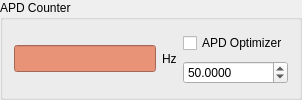
         <widget class="QGroupBox" name="groupBox_apd">
          <property name="title">
           <string>APD Counter</string>
          </property>
          <layout class="QGridLayout" name="gridLayout_5">
           <item row="0" column="3">
            <widget class="QCheckBox" name="apd_optimize_startstop_checkBox">
             <property name="text">
              <string>APD Optimizer</string>
             </property>
            </widget>
           </item>
           <item row="1" column="3">
            <widget class="QDoubleSpinBox" name="apd_counter_int_doubleSpinBox">
             <property name="suffix">
              <string/>
             </property>
             <property name="decimals">
              <number>4</number>
             </property>
             <property name="minimum">
              <double>1.000000000000000</double>
             </property>
             <property name="maximum">
              <double>1000.000000000000000</double>
             </property>
             <property name="value">
              <double>50.000000000000000</double>
             </property>
            </widget>
           </item>
           <item row="0" column="0" rowspan="2" colspan="2">
            <widget class="QLineEdit" name="apd_counter_output_lineEdit">
             <property name="palette">
              <palette>
               <active>
                <colorrole role="WindowText">
                 <brush brushstyle="SolidPattern">
                  <color alpha="255">
                   <red>0</red>
                   <green>0</green>
                   <blue>0</blue>
                  </color>
                 </brush>
                </colorrole>
                <colorrole role="Button">
                 <brush brushstyle="SolidPattern">
                  <color alpha="255">
                   <red>232</red>
                   <green>146</green>
                   <blue>120</blue>
                  </color>
                 </brush>
                </colorrole>
                <colorrole role="Light">
                 <brush brushstyle="SolidPattern">
                  <color alpha="255">
                   <red>255</red>
                   <green>232</green>
                   <blue>225</blue>
                  </color>
                 </brush>
                </colorrole>
                <colorrole role="Midlight">
                 <brush brushstyle="SolidPattern">
                  <color alpha="255">
                   <red>243</red>
                   <green>189</green>
                   <blue>172</blue>
                  </color>
                 </brush>
                </colorrole>
                <colorrole role="Dark">
                 <brush brushstyle="SolidPattern">
                  <color alpha="255">
                   <red>116</red>
                   <green>73</green>
                   <blue>60</blue>
                  </color>
                 </brush>
                </colorrole>
                <colorrole role="Mid">
                 <brush brushstyle="SolidPattern">
                  <color alpha="255">
                   <red>155</red>
                   <green>97</green>
                   <blue>80</blue>
                  </color>
                 </brush>
                </colorrole>
                <colorrole role="Text">
                 <brush brushstyle="SolidPattern">
                  <color alpha="255">
                   <red>0</red>
                   <green>0</green>
                   <blue>0</blue>
                  </color>
                 </brush>
                </colorrole>
                <colorrole role="BrightText">
                 <brush brushstyle="SolidPattern">
                  <color alpha="255">
                   <red>255</red>
                   <green>255</green>
                   <blue>255</blue>
                  </color>
                 </brush>
                </colorrole>
                <colorrole role="ButtonText">
                 <brush brushstyle="SolidPattern">
                  <color alpha="255">
                   <red>0</red>
                   <green>0</green>
                   <blue>0</blue>
                  </color>
                 </brush>
                </colorrole>
                <colorrole role="Base">
                 <brush brushstyle="SolidPattern">
                  <color alpha="255">
                   <red>232</red>
                   <green>146</green>
                   <blue>120</blue>
                  </color>
                 </brush>
                </colorrole>
                <colorrole role="Window">
                 <brush brushstyle="SolidPattern">
                  <color alpha="255">
                   <red>232</red>
                   <green>146</green>
                   <blue>120</blue>
                  </color>
                 </brush>
                </colorrole>
                <colorrole role="Shadow">
                 <brush brushstyle="SolidPattern">
                  <color alpha="255">
                   <red>0</red>
                   <green>0</green>
                   <blue>0</blue>
                  </color>
                 </brush>
                </colorrole>
                <colorrole role="AlternateBase">
                 <brush brushstyle="SolidPattern">
                  <color alpha="255">
                   <red>243</red>
                   <green>200</green>
                   <blue>187</blue>
                  </color>
                 </brush>
                </colorrole>
                <colorrole role="ToolTipBase">
                 <brush brushstyle="SolidPattern">
                  <color alpha="255">
                   <red>255</red>
                   <green>255</green>
                   <blue>220</blue>
                  </color>
                 </brush>
                </colorrole>
                <colorrole role="ToolTipText">
                 <brush brushstyle="SolidPattern">
                  <color alpha="255">
                   <red>0</red>
                   <green>0</green>
                   <blue>0</blue>
                  </color>
                 </brush>
                </colorrole>
               </active>
               <inactive>
                <colorrole role="WindowText">
                 <brush brushstyle="SolidPattern">
                  <color alpha="255">
                   <red>0</red>
                   <green>0</green>
                   <blue>0</blue>
                  </color>
                 </brush>
                </colorrole>
                <colorrole role="Button">
                 <brush brushstyle="SolidPattern">
                  <color alpha="255">
                   <red>232</red>
                   <green>146</green>
                   <blue>120</blue>
                  </color>
                 </brush>
                </colorrole>
                <colorrole role="Light">
                 <brush brushstyle="SolidPattern">
                  <color alpha="255">
                   <red>255</red>
                   <green>232</green>
                   <blue>225</blue>
                  </color>
                 </brush>
                </colorrole>
                <colorrole role="Midlight">
                 <brush brushstyle="SolidPattern">
                  <color alpha="255">
                   <red>243</red>
                   <green>189</green>
                   <blue>172</blue>
                  </color>
                 </brush>
                </colorrole>
                <colorrole role="Dark">
                 <brush brushstyle="SolidPattern">
                  <color alpha="255">
                   <red>116</red>
                   <green>73</green>
                   <blue>60</blue>
                  </color>
                 </brush>
                </colorrole>
                <colorrole role="Mid">
                 <brush brushstyle="SolidPattern">
                  <color alpha="255">
                   <red>155</red>
                   <green>97</green>
                   <blue>80</blue>
                  </color>
                 </brush>
                </colorrole>
                <colorrole role="Text">
                 <brush brushstyle="SolidPattern">
                  <color alpha="255">
                   <red>0</red>
                   <green>0</green>
                   <blue>0</blue>
                  </color>
                 </brush>
                </colorrole>
                <colorrole role="BrightText">
                 <brush brushstyle="SolidPattern">
                  <color alpha="255">
                   <red>255</red>
                   <green>255</green>
                   <blue>255</blue>
                  </color>
                 </brush>
                </colorrole>
                <colorrole role="ButtonText">
                 <brush brushstyle="SolidPattern">
                  <color alpha="255">
                   <red>0</red>
                   <green>0</green>
                   <blue>0</blue>
                  </color>
                 </brush>
                </colorrole>
                <colorrole role="Base">
                 <brush brushstyle="SolidPattern">
                  <color alpha="255">
                   <red>232</red>
                   <green>146</green>
                   <blue>120</blue>
                  </color>
                 </brush>
                </colorrole>
                <colorrole role="Window">
                 <brush brushstyle="SolidPattern">
                  <color alpha="255">
                   <red>232</red>
                   <green>146</green>
                   <blue>120</blue>
                  </color>
                 </brush>
                </colorrole>
                <colorrole role="Shadow">
                 <brush brushstyle="SolidPattern">
                  <color alpha="255">
                   <red>0</red>
                   <green>0</green>
                   <blue>0</blue>
                  </color>
                 </brush>
                </colorrole>
                <colorrole role="AlternateBase">
                 <brush brushstyle="SolidPattern">
                  <color alpha="255">
                   <red>243</red>
                   <green>200</green>
                   <blue>187</blue>
                  </color>
                 </brush>
                </colorrole>
                <colorrole role="ToolTipBase">
                 <brush brushstyle="SolidPattern">
                  <color alpha="255">
                   <red>255</red>
                   <green>255</green>
                   <blue>220</blue>
                  </color>
                 </brush>
                </colorrole>
                <colorrole role="ToolTipText">
                 <brush brushstyle="SolidPattern">
                  <color alpha="255">
                   <red>0</red>
                   <green>0</green>
                   <blue>0</blue>
                  </color>
                 </brush>
                </colorrole>
               </inactive>
               <disabled>
                <colorrole role="WindowText">
                 <brush brushstyle="SolidPattern">
                  <color alpha="255">
                   <red>116</red>
                   <green>73</green>
                   <blue>60</blue>
                  </color>
                 </brush>
                </colorrole>
                <colorrole role="Button">
                 <brush brushstyle="SolidPattern">
                  <color alpha="255">
                   <red>232</red>
                   <green>146</green>
                   <blue>120</blue>
                  </color>
                 </brush>
                </colorrole>
                <colorrole role="Light">
                 <brush brushstyle="SolidPattern">
                  <color alpha="255">
                   <red>255</red>
                   <green>232</green>
                   <blue>225</blue>
                  </color>
                 </brush>
                </colorrole>
                <colorrole role="Midlight">
                 <brush brushstyle="SolidPattern">
                  <color alpha="255">
                   <red>243</red>
                   <green>189</green>
                   <blue>172</blue>
                  </color>
                 </brush>
                </colorrole>
                <colorrole role="Dark">
                 <brush brushstyle="SolidPattern">
                  <color alpha="255">
                   <red>116</red>
                   <green>73</green>
                   <blue>60</blue>
                  </color>
                 </brush>
                </colorrole>
                <colorrole role="Mid">
                 <brush brushstyle="SolidPattern">
                  <color alpha="255">
                   <red>155</red>
                   <green>97</green>
                   <blue>80</blue>
                  </color>
                 </brush>
                </colorrole>
                <colorrole role="Text">
                 <brush brushstyle="SolidPattern">
                  <color alpha="255">
                   <red>116</red>
                   <green>73</green>
                   <blue>60</blue>
                  </color>
                 </brush>
                </colorrole>
                <colorrole role="BrightText">
                 <brush brushstyle="SolidPattern">
                  <color alpha="255">
                   <red>255</red>
                   <green>255</green>
                   <blue>255</blue>
                  </color>
                 </brush>
                </colorrole>
                <colorrole role="ButtonText">
                 <brush brushstyle="SolidPattern">
                  <color alpha="255">
                   <red>116</red>
                   <green>73</green>
                   <blue>60</blue>
                  </color>
                 </brush>
                </colorrole>
                <colorrole role="Base">
                 <brush brushstyle="SolidPattern">
                  <color alpha="255">
                   <red>232</red>
                   <green>146</green>
                   <blue>120</blue>
                  </color>
                 </brush>
                </colorrole>
                <colorrole role="Window">
                 <brush brushstyle="SolidPattern">
                  <color alpha="255">
                   <red>232</red>
                   <green>146</green>
                   <blue>120</blue>
                  </color>
                 </brush>
                </colorrole>
                <colorrole role="Shadow">
                 <brush brushstyle="SolidPattern">
                  <color alpha="255">
                   <red>0</red>
                   <green>0</green>
                   <blue>0</blue>
                  </color>
                 </brush>
                </colorrole>
                <colorrole role="AlternateBase">
                 <brush brushstyle="SolidPattern">
                  <color alpha="255">
                   <red>232</red>
                   <green>146</green>
                   <blue>120</blue>
                  </color>
                 </brush>
                </colorrole>
                <colorrole role="ToolTipBase">
                 <brush brushstyle="SolidPattern">
                  <color alpha="255">
                   <red>255</red>
                   <green>255</green>
                   <blue>220</blue>
                  </color>
                 </brush>
                </colorrole>
                <colorrole role="ToolTipText">
                 <brush brushstyle="SolidPattern">
                  <color alpha="255">
                   <red>0</red>
                   <green>0</green>
                   <blue>0</blue>
                  </color>
                 </brush>
                </colorrole>
               </disabled>
              </palette>
             </property>
             <property name="font">
              <font>
               <pointsize>12</pointsize>
              </font>
             </property>
             <property name="focusPolicy">
              <enum>Qt::NoFocus</enum>
             </property>
             <property name="readOnly">
              <bool>true</bool>
             </property>
            </widget>
           </item>
           <item row="0" column="2" rowspan="2">
            <widget class="QLabel" name="label_16">
             <property name="text">
              <string>Hz</string>
             </property>
            </widget>
           </item>
          </layout>
         </widget>
